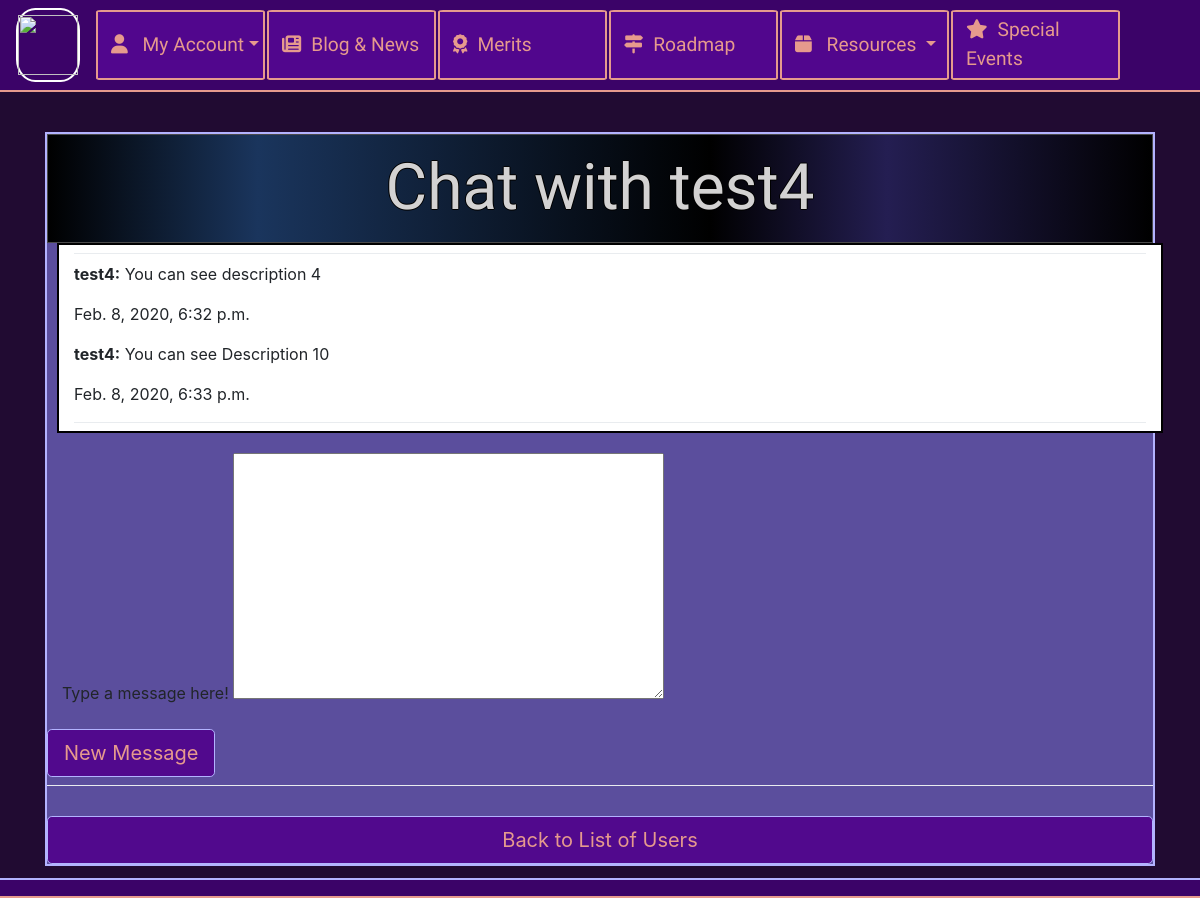
The page /accounts/messages/6/ (signed in) on the database as committed earlier.
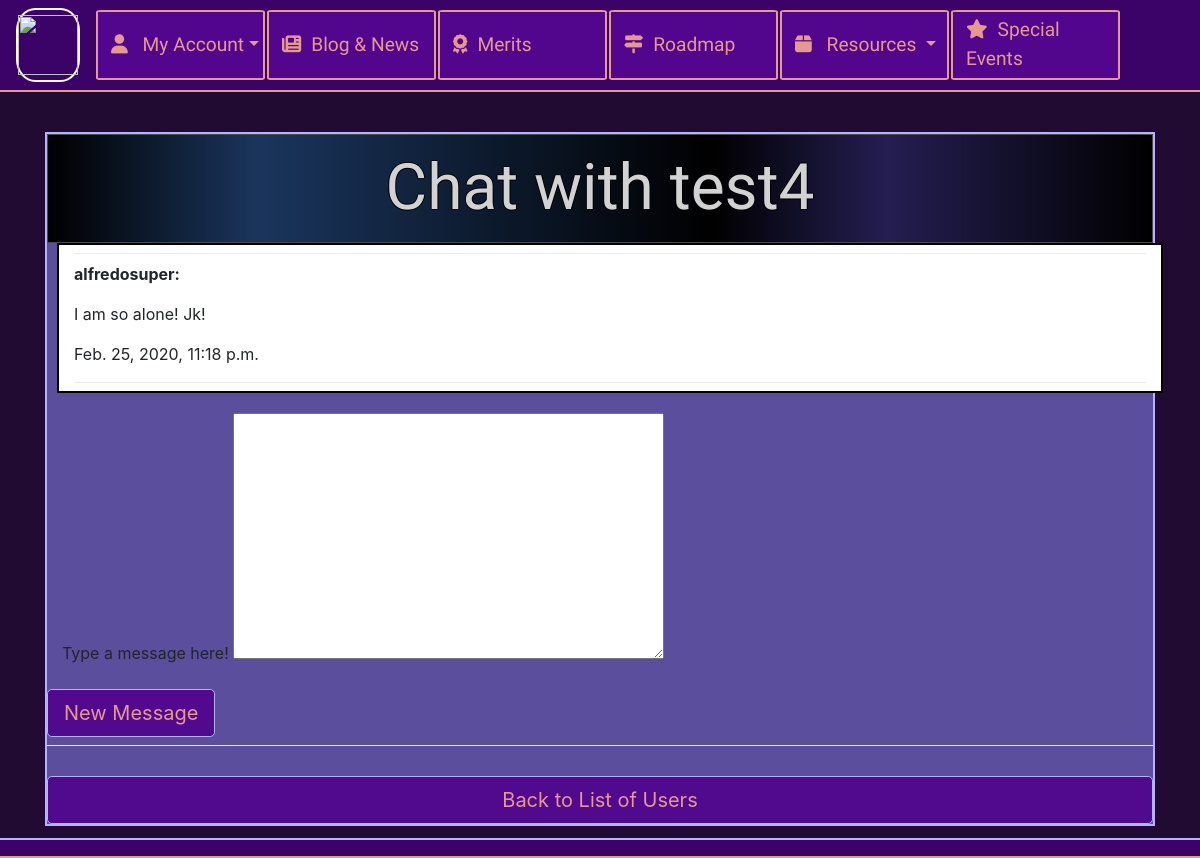
The same page on the database as committed later.
### accounts/models.py (models this page shows, shortened)
class Message(models.Model):
        sender = models.ForeignKey(get_user, related_name="user_send",on_delete=models.CASCADE, null=True)
        receiver = models.ForeignKey(get_user, related_name="user_get",on_delete=models.CASCADE, null=True)
        message_dataID = models.ForeignKey(MessageData, related_name="message_data",on_delete=models.CASCADE, null=True)
        created_at = models.DateTimeField(default=timezone.now)
        class Meta:
            unique_together = ('sender', 'receiver')

class User(AbstractBaseUser):
    email = models.EmailField(verbose_name='email', max_length=60, unique=True)
    username = models.CharField(max_length=30, unique=True)
    first_name = models.CharField(max_length=30)
    last_name = models.CharField(max_length=30)
    date_joined = models.DateTimeField(verbose_name='date joined', auto_now_add=True)
    last_login = models.DateTimeField(verbose_name='last login', auto_now=True)
    is_admin = models.BooleanField(default=False)
    is_active = models.BooleanField(default=True)
    is_staff = models.BooleanField(default=False)
    is_superuser = models.BooleanField(default=False)
    grammar_skills = models.IntegerField(default=0)
    listening_skills = models.IntegerField(default=0)
    writing_skills = models.IntegerField(default=0)
    vocabulary_skills = models.IntegerField(default=0)
    oral_skills = models.IntegerField(default=0)
    reading_skills = models.IntegerField(default=0)
    songs_listened = models.IntegerField(default=0)
    songs_sang = models.IntegerField(default=0)
    stories_read = models.IntegerField(default=0)
    books_finished = models.IntegerField(default=0)
    words_learned = models.IntegerField(default=0)
    irregular_verbs = models.IntegerField(default=0)
    talking_time = models.IntegerField(default=0)
    no_spanish_time =  models.IntegerField(default=0)
    writing_assignments = models.IntegerField(default=0)
    perfect_writing = models.BooleanField(default=False)
    book_written = models.BooleanField(default=False)
    monkey_island = models.BooleanField(default=False)
    the_last_door = models.BooleanField(default=False)
    to_the_moon = models.BooleanField(default=False)
    oxenfree = models.BooleanField(default=False)
    valiant_hearts = models.BooleanField(default=False)
    walter_mitty = models.BooleanField(default=False)
    big_fish = models.BooleanField(default=False)
    warm_bodies = models.BooleanField(default=False)
    the_help = models.BooleanField(default=False)
    reign_over_me = models.BooleanField(default=False)
    phonemes_learned = models.IntegerField(default=0)
    talked_to_native = models.BooleanField(default=False)
    cinema_day = models.BooleanField(default=False)
    escape_room = models.BooleanField(default=False)
    every_event = models.BooleanField(default=False)
    game_of_life_won = models.IntegerField(default=0)
    scrabble_points = models.IntegerField(default=0)
    heave_ho_worlds = models.IntegerField(default=0)
    monopoly_won = models.IntegerField(default=0)
    max_dart_points = models.IntegerField(default=0)
    human_fall_flat_worlds = models.IntegerField(default=0)
    jenga_won = models.IntegerField(default=0 )
    stick_fight_won = models.IntegerField(default=0)
    operation_won = models.IntegerField(default=0)
    pikuniku_levels = models.IntegerField(default=0)
    battleship_won = models.IntegerField(default=0 )
    lovers_levels = models.IntegerField(default=0 )
    defused_bomb = models.BooleanField(default=False)
    chemistry_performed = models.BooleanField(default=False)
    baked = models.BooleanField(default=False)
    USERNAME_FIELD = 'email'
    REQUIRED_FIELDS = ['username',]
    objects = MyAccountManager()
    def __str__(self):
        return self.username

class MessageData(models.Model):
        content = models.TextField()

### accounts/views.py (the view)
# urls.py: path('messages/<int:pk>/',views.messages_content,name='messages_list_content'),
def messages_content(request,pk):
    template_name = 'accounts/messages_content.html'
    receiver = pk
    user_instance = request.user
    username = request.user.pk
    other_person = User.objects.get(id=receiver)
    messages = Message.objects.filter((Q(sender=username) & Q(receiver=receiver)) | (Q(sender=receiver) & Q(receiver=username))).order_by('created_at')
    if request.method == 'POST':
        form = MessageForm(request.POST)
        if form.is_valid():
            message_form = form.save(commit=False)
            message_form.save()
            new_message = Message(sender=user_instance,receiver=other_person, message_dataID=message_form)
            new_message.save()
            form = MessageForm()
    else:
        form = MessageForm()
    context = {'messages': messages,
                'other_person': other_person,
                'form' : form,
                'boob' : request,
                }
    return render (request, 'accounts/messages_content.html', context)

### accounts/forms.py
class MessageForm(forms.ModelForm):
    class Meta:
        fields = ('content',)
        model = MessageData
        widgets = {
            'content':forms.Textarea(attrs={'class':'editable medium-editor-textarea postcontent'})
            }
    def __init__(self,*args,**kwargs):
        super().__init__(*args,**kwargs)
        self.fields['content'].label = 'Type a message here!'

### accounts/templates/accounts/messages_content.html (shortened to what this page needs)
{% extends 'base.html' %}
{% load static %}
{% block content %}
<div class="container" style='margin-top: 40px;'>
  <div class="jumbotron jumbotron-fluid" style="margin-top: 0px; padding:0px; border: 2px solid #b3b3ff; background-color: #5b4e9d">
    <h1 class="title-merits archivo-black-font">Chat with {{ other_person.username }}</h1>
    <div class="container overflow-auto " style='margin-left: 10px;margin-right: 40px !important; border: 2px solid black; background:white; margin-bottom: 20px;'>
      <div class="col-12 dropdown-divider"></div>
      {% for m in messages %}
        <p><strong>{{m.sender}}:</strong> {{ m.message_dataID.content|safe|linebreaksbr }}</p>
        <p>{{m.created_at}}</p>
      {% endfor %}
      <div class="dropdown-divider"></div>
    </div>
    <form class="post-form" method="POST">
      <div class="container">
        {{form.as_p}}
      </div>
      <button type="submit" class='save btn btn-primary custom-btn btn-lg'>New Message</button>
    </form>
    <div class="dropdown-divider"></div>
    <a class="btn btn-primary btn-lg custom-btn" href="{% url 'accounts:messages_list' %}" role='button' style="display: flex; justify-content: center; margin-top: 30px !important;">Back to List of Users</a>
  </div>
</div>
{% endblock %}

Rows that differ between the two databases and show on the page:
removed Message: sender "test4", message_dataID.content "You can see description 4", created_at "Feb. 8, 2020, 6:32 p.m."
removed Message: sender "test4", message_dataID.content "You can see Description 10", created_at "Feb. 8, 2020, 6:33 p.m."
added Message: sender "alfredosuper", message_dataID.content "I am so alone! Jk!", created_at "Feb. 25, 2020, 11:18 p.m."
